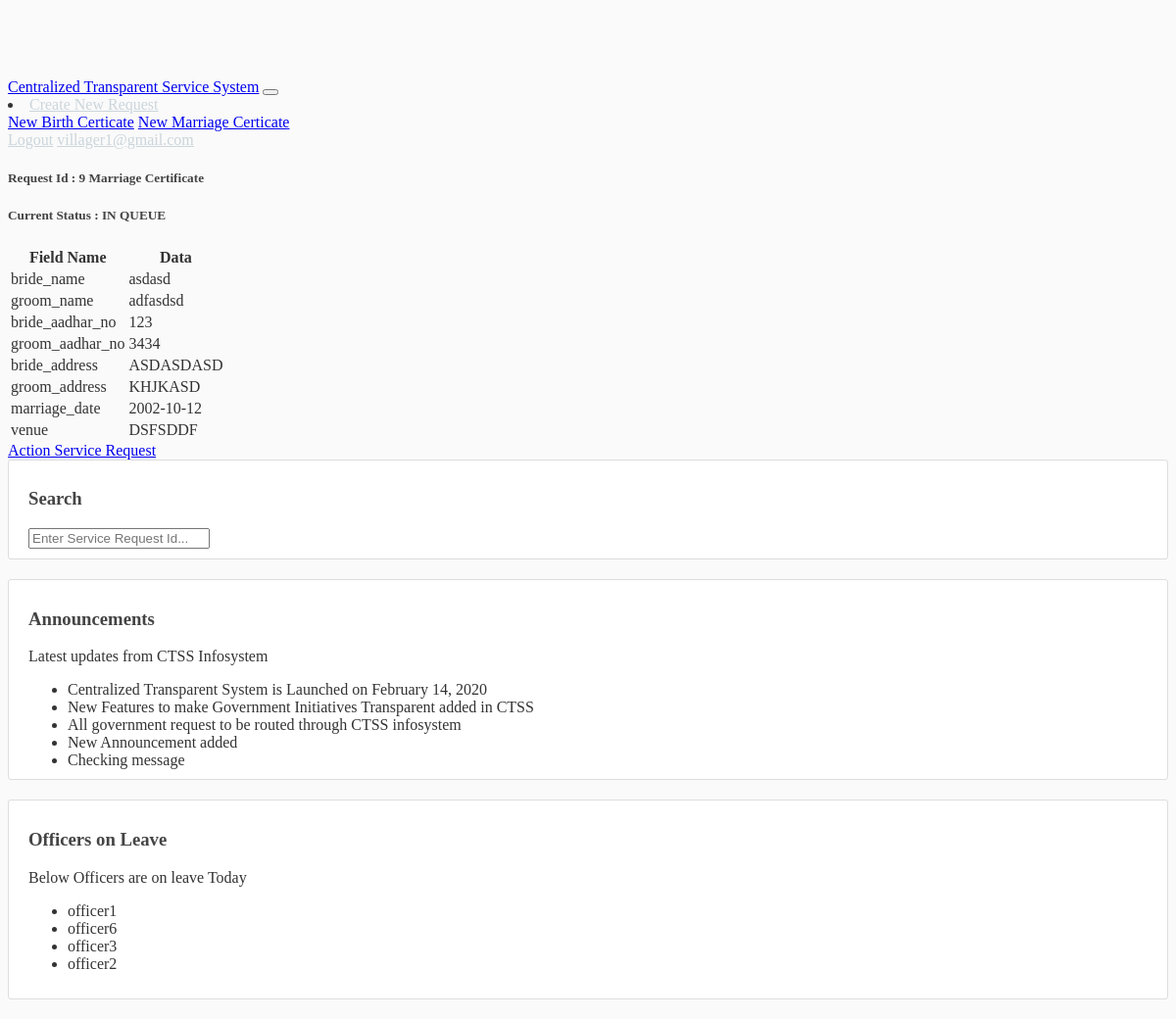
The app's page / (signed in) with its own data.
### allusers/models.py (models this page shows, shortened)
class allUser(AbstractBaseUser, PermissionsMixin):
    username = models.CharField(max_length=100, unique=True)
    first_name = models.CharField(max_length=150, blank=True)
    last_name = models.CharField(max_length=150, blank=True)
    email = models.EmailField(max_length=255, unique=True)
    is_staff = models.BooleanField(default=False)
    is_admin = models.BooleanField(default=False)
    is_public = models.BooleanField(default=True)
    is_superuser = models.BooleanField(default=False)
    date_joined = models.DateTimeField(('date joined'), auto_now_add=True)
    manager = models.ForeignKey('self', null=True, related_name="department_head", on_delete=models.DO_NOTHING, blank=True)
    role = models.CharField(max_length=50, choices=ROLES, default='PUBLIC')
    USERNAME_FIELD = 'email'
    REQUIRED_FIELDS = ['username', ]
    objects = UserManager()

class Announcement(models.Model):
    text = models.CharField('announcement', max_length=255)

class LeaveOfficer(models.Model):
    officer_on_leave = models.ForeignKey(allUser, null=True, related_name="officer_leave", on_delete=models.DO_NOTHING, blank=True)
    def __str__(self):
        return f"{self.officer_on_leave.username }"

### ticket/models.py (models this page shows, shortened)
class ServiceRequest(models.Model):
    owner = models.ForeignKey(allUser, related_name='owner', blank=True, null=True, verbose_name='Owner', on_delete=models.DO_NOTHING)
    description = models.CharField('description', blank=True, null=True, max_length=255)
    category = models.ForeignKey(Category, related_name="category", blank=True, null=True, on_delete=models.DO_NOTHING)
    status = models.CharField('Status', choices=STATUS_CHOICES,
                              max_length=255, blank=True, null=True, default="IN QUEUE")
    closed_date = models.DateTimeField(blank=True, null=True)
    assigned_to = models.ForeignKey(allUser, related_name='assigned_to', blank=True,
                                    null=True, verbose_name='Assigned to', on_delete=models.DO_NOTHING)
    created = models.DateTimeField(auto_now_add=True)
    updated = models.DateTimeField(auto_now=True)
    duedate = models.DateTimeField(null=True, blank=True)
    extra = models.TextField('extra', null=True, blank=True)

### ticket/views.py (the view, shortened to what this page needs)
# urls.py: 2. Add a URL to urlpatterns:  path('', views.home, name='home')
def home(request):
    if request.user.is_authenticated:
        print("Requester Role :", request.user.role)
        if request.user.role == 'ADMIN':
            service_requests = ServiceRequest.objects.all()
        elif request.user.role == 'PUBLIC':
            service_requests = ServiceRequest.objects.filter(owner=request.user)
        else:
            service_requests = ServiceRequest.objects.filter(assigned_to=request.user)
        for service_request in service_requests:
            setattr(service_request, 'data', json.loads(service_request.extra))
        context = {
            'service_requests': service_requests,
            'announcements' : Announcement.objects.all(),
            'leave_officers': LeaveOfficer.objects.all()
        }
    return render(request, 'ticket/home.html', context)

### ticket/templates/ticket/home.html
{% extends "base.html" %}
{% load mathfilters %}
{% block content %}
<div class="container col-sm-12">
<div class="row">
{% for service_request in service_requests %}
        <div class="col-sm-6">
            <div class="card m-2">
                <div class="card-header text-center">
                    <h5><span class="badge badge-pill badge-warning">Request Id : {{ service_request.id }}</span> {{ service_request.description }}</h5>
                </div>
                <div class="card-body text-center">
                    <h5 class="card-title">Current Status : {{service_request.status}}</h5>
                    <table class="table table-striped table-bordered">
                        <thead class="table-primary">
                            <tr>
                                <th scope="col">Field Name </th>
                                <th scope="col">Data</th>
                            </tr>
                        </thead>
                        <tbody>
                            {% for key, value in service_request.data.items %}
                            <tr>
                                <td>{{ key }}</td>
                                <td>{{ value }}</td>
                            </tr>
                            {% endfor %}
                        </tbody>
                    </table>
                     <a href="/ticket/{{ service_request.id }}/" class="btn btn-outline-primary" role="button">Action Service Request</a>
                </div>
            </div>
        </div>
{% endfor %}
</div>
</div>
{% endblock content %}

### allusers/templates/base.html (shortened to what this page needs)
{% load static %}
<!DOCTYPE html>
<html>
<head>
    <link rel="stylesheet"
        href="https://unpkg.com/bootstrap-material-design@4.1.1/dist/css/bootstrap-material-design.min.css"
>
    <link href="//netdna.bootstrapcdn.com/font-awesome/3.2.1/css/font-awesome.css" rel="stylesheet">
    <link rel="stylesheet" type="text/css" href="{% static 'main.css' %}">
</head>
<body>
    <header class="site-header">
        <nav class="navbar navbar-expand-md navbar-dark bg-primary fixed-top">
            <div class="container">
                <a class="navbar-brand mr-4" href="{% url 'home' %}">Centralized Transparent Service System</a>
                <button class="navbar-toggler" type="button" data-toggle="collapse" data-target="#navbarToggle"
                    aria-controls="navbarToggle" aria-expanded="false" aria-label="Toggle navigation">
                </button>
                <div class="collapse navbar-collapse" id="navbarToggle">
                    <div class="navbar-nav ml-auto">
                        <li class="nav-item dropdown">
                            <a class="nav-link dropdown-toggle btn btn-outline-info" href="#" id="navbarDropdown" role="button" data-toggle="dropdown"
                                aria-haspopup="true" aria-expanded="false">
                                Create New Request
                            </a>
                            <div class="dropdown-menu" aria-labelledby="navbarDropdown">
                                <a class="dropdown-item" href="/addbirthcertificate">New Birth Certicate</a>
                                <a class="dropdown-item" href="/addmarriagecertificate">New Marriage Certicate</a>
                            </div>
                        </li>
                    </div>
                    <div class="navbar-nav ml-auto">
                        {% if user.is_authenticated %}
                        <a class="nav-item nav-link" href="{% url 'logout' %}">Logout</a>
                        <a class="nav-item nav-link" href="#"> {{ request.user.email }}</a>
                        {% else %}
                        <a class="nav-item nav-link" href="{% url 'login' %}">Login</a>
                        <a class="nav-item nav-link" href="{% url 'register' %}">Register</a>
                        {% endif %}
                    </div>
                </div>
            </div>
        </nav>
    </header>
    <main role="main" class="container">
        <div class="row">
            <div class="col-md-9">
                {% block content %}
                {% endblock %}
            </div>
            <div class="col-md-3">
                <div class="content-section">
                    <h3>Search </h3>
                    <form action="{% url 'search' %}" method="get">
                        <input name="q" type="number" placeholder="Enter Service Request Id...">
                    </form>
                </div>
                <div class="content-section">
                    <h3>Announcements</h3>
                    <p class='text-muted'> Latest updates from CTSS Infosystem</p>
                        <ul class="list-group list-group-flush">
                        {% for announcement in announcements %}
                            <li class="list-group-item list-group-item-info m-1">{{ announcement.text }} </li>
                        {% endfor %}
                        </ul>
                </div>
                <div class="content-section">
                    <h3>Officers on Leave</h3>
                    <p class='text-muted'> Below Officers are on leave Today</p>
                        <ul class="list-group list-group-flush">
                        {% for officer in leave_officers %}
                            <li class="list-group-item list-group-item-danger m-1">{{ officer }}</li>
                        {% endfor %}
                        </ul>
                </div>
            </div>
        </div>
    </main>
</body>
</html>

### ticket/static/main.css (style rules this page uses)
body { background: #fafafa; color: #333333; margin-top: 5rem; }
h1, h2, h3, h4, h5, h6 { color: #444444; }
ul { margin: 0; }
.site-header .navbar-nav .nav-link { color: #cbd5db; }
.content-section { background: #ffffff; padding: 10px 20px; border: 1px solid #dddddd; border-radius: 3px; margin-bottom: 20px; }

### records on screen
allUser: user.email "villager1@gmail.com"
ServiceRequest: id "9", description "Marriage Certificate", status "IN QUEUE", data "bride_name" "groom_name" "bride_aadhar_no" "groom_aadhar_no" "bride_address" "groom_address" "marriage_date" "venue", data "asdasd" "adfasdsd" "123" "3434" "ASDASDASD" "KHJKASD" "2002-10-12" "DSFSDDF"
Announcement: text "Centralized Transparent System is Launched on February 14, 2020"
Announcement: text "New Features to make Government Initiatives Transparent added in CTSS"
Announcement: text "All government request to be routed through CTSS infosystem"
Announcement: text "New Announcement added"
Announcement: text "Checking message"
LeaveOfficer: officer_on_leave.username "officer1"
LeaveOfficer: officer_on_leave.username "officer6"
LeaveOfficer: officer_on_leave.username "officer3"
LeaveOfficer: officer_on_leave.username "officer2"
